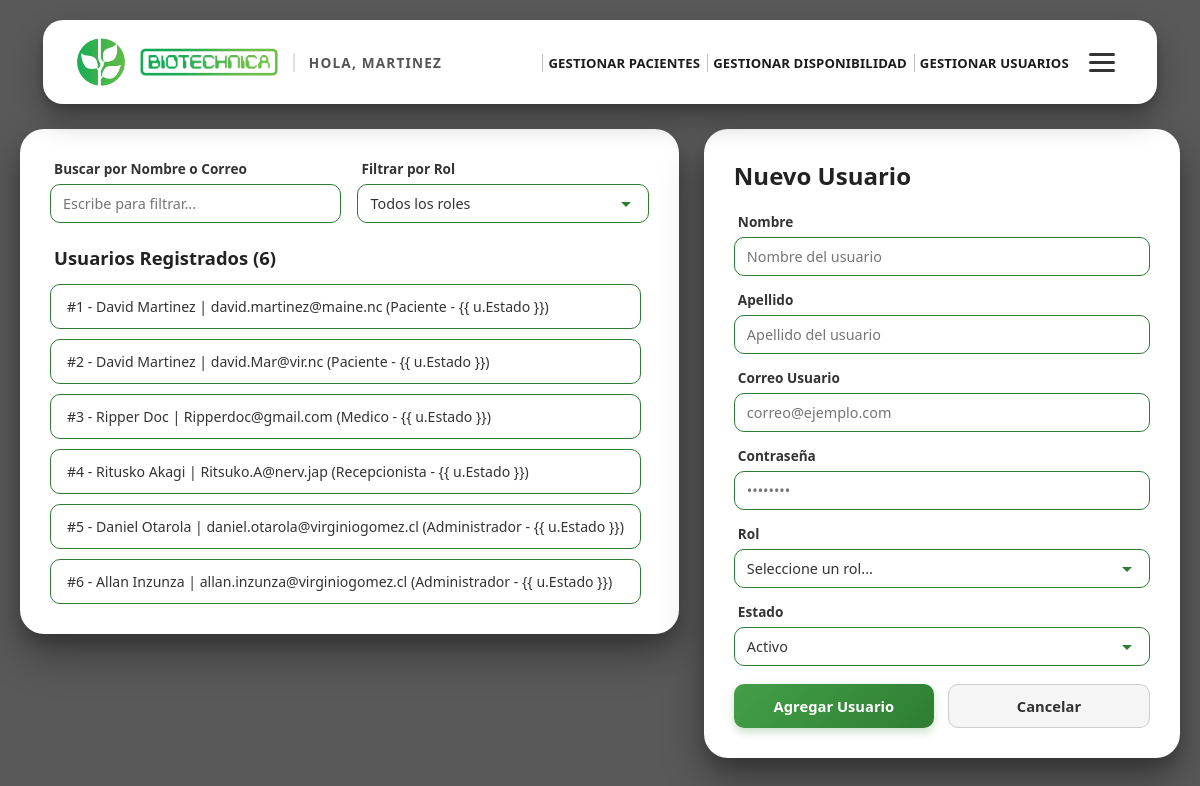
Screenshot of /GestionarUsuario (signed in) with the database file from the repository.
### AppAdAtM/models.py (models this page shows, shortened)
class Usuario(models.Model):
    ID_Usuario = models.AutoField(primary_key=True)
    Nombre = models.CharField(max_length=20)
    Apellido = models.CharField(max_length=20)
    Correo_Usuario = models.CharField(max_length=50, unique=True)
    Contraseña = models.CharField(max_length=128)
    Estado = models.CharField(max_length=10, default='Activo')
    Rol = models.ForeignKey(Rol, on_delete=models.RESTRICT, db_column='Rol')
    class Meta:
        db_table = 'Usuario'

class Rol(models.Model):
    ID_Rol = models.AutoField(primary_key=True)
    Nombre_Rol = models.TextField()
    class Meta:
        db_table = 'Rol'

### AppAdAtM/views.py (the view, shortened to what this page needs)
# urls.py: path('GestionarUsuario', views.gestionusuarios, name='gestionar_usuarios'),
@never_cache
@sesion_requerida
def gestionusuarios(request):
    usuario_id = request.session.get('usuario_id')
    rol_id = request.session.get('usuario_rol')
    if not usuario_id:
        messages.error(request, 'Debes iniciar sesión para acceder.')
        return redirect('inicio_sesion')
    usuario_actual = Usuario.objects.select_related('Rol').filter(ID_Usuario=usuario_id).first()
    if not usuario_actual:
        request.session.flush()
        return redirect('inicio_sesion')
    es_admin = (rol_id == 1)
    usuarios = Usuario.objects.select_related('Rol').all().order_by('ID_Usuario') if es_admin else []
    roles = Rol.objects.all().order_by('ID_Rol') if es_admin else []
    return render(request, 'GestionDeUsuarios.html', {  # <-- Verifica el nombre exacto de tu HTML
        'es_admin': es_admin,
        'usuario': usuario_actual,
        'usuarios': usuarios,
        'roles': roles,
    })

### AppAdAtM/views.py (called while the page is built)
def sesion_requerida(view_func):
    @wraps(view_func)
    @never_cache
    def _wrapped_view(request, *args, **kwargs):
        if not request.session.get('usuario_id'):
            return redirect('inicio_sesion')
        return view_func(request, *args, **kwargs)
    return _wrapped_view

### AppAdAtM/templates/GestionDeUsuarios.html (shortened to what this page needs)
{% load static %}
<!DOCTYPE html>
<html lang="es">
<head>
  <link rel="stylesheet" href="{% static 'AppAdAtM/css/Common.css' %}">
</head>
<body>
  <header>
    <nav class="navbar">
      <div class="brand-section">
        <img src="{% static 'AppAdAtM/Imagenes/tu-logo-isotipo.png' %}" alt="Logo" class="nav-logo">
        <img src="{% static 'AppAdAtM/Imagenes/tu-sublogo-texto.png' %}" alt="Biotechnica" class="nav-sublogo">
        <span class="nav-slogan">
          {% if request.session.usuario_nombre %}
          Hola, {{ request.session.usuario_nombre }}
          {% else %}
          Biotechnica
          {% endif %}
        </span>
      </div>
      <button class="nav-toggle" id="navToggle" type="button" aria-label="Abrir menú" aria-expanded="false" aria-controls="navbar-content">
        <span></span>
        <span></span>
        <span></span>
      </button>
      <div class="navbar-content" id="navbar-content">
        <ul class="nav-ul">
          {% with rol=request.session.usuario_rol %}
          {% if rol == 1 %}
          <li class="nav-primary"><a href="{% url 'gestionar_pacientes' %}" class="nav-text">Gestionar Pacientes</a></li>
          <li class="nav-primary"><a href="{% url 'gestionar_disponibilidad' %}" class="nav-text">Gestionar Disponibilidad</a></li>
          {% elif rol == 4 %}
          <li class="nav-primary"><a href="{% url 'registrar_atencion' %}" class="nav-text">Agendar Atención</a></li>
          {% endif %}
          {% if rol %}
          <li class="nav-primary">
            <a href="{% url 'gestionar_usuarios' %}" class="nav-text">
              {% if rol == 1 %}Gestionar Usuarios{% else %}Mi Cuenta{% endif %}
            </a>
          </li>
          {% endif %}
          {% endwith %}
        </ul>
      </div>
    </nav>
  </header>
  <main class="dashboard-container">
    {% if es_admin %}
    <section class="card left-panel">
      <div class="filters-row">
        <div class="filter-item">
          <label for="filtro-nombre">Buscar por Nombre o Correo</label>
          <input type="text" id="filtro-nombre" placeholder="Escribe para filtrar...">
        </div>
        <div class="filter-item">
          <label for="filtro-rol">Filtrar por Rol</label>
          <select id="filtro-rol">
            <option value="">Todos los roles</option>
          </select>
        </div>
      </div>
      <h2 class="section-title">Usuarios Registrados ({{ usuarios|length }})</h2>
      <div class="user-list" id="lista-usuarios">
        {% for u in usuarios %}
        <div class="user-item" data-id="{{ u.ID_Usuario }}" data-nombre="{{ u.Nombre }}"
          data-apellido="{{ u.Apellido }}" data-correo="{{ u.Correo_Usuario }}" data-rol="{{ u.Rol.ID_Rol }}"
          data-estado="{{ u.Estado }}">
          #{{ u.ID_Usuario }} - {{ u.Nombre }} {{ u.Apellido }} | {{ u.Correo_Usuario }} ({{ u.Rol.Nombre_Rol }} - {{
          u.Estado }})
        </div>
        {% empty %}
        <p style="color:#666; font-size:0.9rem; padding:10px;">No hay usuarios registrados todavía.</p>
        {% endfor %}
      </div>
    </section>
    <section class="card right-panel">
      <h1 class="panel-header-title" id="titulo-formulario">Nuevo Usuario</h1>
      <form method="POST" action="">
        <div class="form-group">
          <label for="nombre">Nombre</label>
          <input type="text" id="nombre" name="nombre" placeholder="Nombre del usuario" required>
        </div>
        <div class="form-group">
          <label for="apellido">Apellido</label>
          <input type="text" id="apellido" name="apellido" placeholder="Apellido del usuario" required>
        </div>
        <div class="form-group">
          <label for="correo">Correo Usuario</label>
          <input type="email" id="correo" name="correo" placeholder="correo@ejemplo.com" required>
        </div>
        <div class="form-group">
          <label for="password">Contraseña </label>
          <input type="password" id="password" name="password" placeholder="••••••••" required>
        </div>
        <div class="form-group">
          <label for="rol">Rol</label>
          <select id="rol" name="rol" required>
            <option value="" disabled selected>Seleccione un rol...</option>
          </select>
        </div>
        <div class="form-group">
          <label for="estado">Estado</label>
          <select id="estado" name="estado" required>
            <option value="Activo" selected>Activo</option>
          </select>
        </div>
        <div class="form-buttons">
          <button type="submit" class="btn btn-submit" id="btn-guardar">Agregar Usuario</button>
          <button type="button" class="btn btn-cancel" id="btn-cancelar">Cancelar</button>
        </div>
      </form>
    </section>
    {% endif %}
  </main>
</body>
</html>

### AppAdAtM/static/AppAdAtM/css/Common.css (style rules this page uses)
* { box-sizing: border-box; margin: 0; padding: 0; font-family: 'Segoe UI', Tahoma, Geneva, Verdana, sans-serif; }
body { min-height: 100vh; display: flex; flex-direction: column; background: linear-gradient(rgba(0, 0, 0, 0.65), rgba(0, 0, 0, 0.65)), url('https://images.unsplash.com/photo-1518531933037-91b2f5f229cc?auto=format&fit=crop&w=1920&q=80') center/cover no-repeat fixed; padding: 20px; }
.navbar { background-color: #ffffff; border-radius: 20px; padding: 18px 34px; min-height: 82px; display: flex; align-items: center; justify-content: space-between; flex-wrap: wrap; gap: 16px 24px; box-shadow: 0 15px 30px rgba(0, 0, 0, 0.3), 0 5px 10px rgba(0, 0, 0, 0.15); margin: 0 auto 25px auto; width: 96%; max-width: 1420px; }
.brand-section { display: flex; align-items: center; gap: 15px; flex-shrink: 0; min-width: 0; }
.nav-logo { width: 48px; height: 48px; object-fit: contain; }
.nav-sublogo { height: 28px; width: auto; object-fit: contain; }
.nav-slogan { font-size: 0.85rem; font-weight: 700; letter-spacing: 1.2px; color: #555555; text-transform: uppercase; border-left: 2px solid #e0e0e0; padding-left: 14px; max-width: clamp(110px, 18vw, 250px); overflow: hidden; text-overflow: ellipsis; white-space: nowrap; }
.navbar-content { flex: 1; min-width: 260px; display: flex; align-items: center; justify-content: flex-end; flex-wrap: wrap; gap: 12px 18px; }
.navbar-content a { text-decoration: none; white-space: nowrap; }
.nav-toggle { display: none; flex-direction: column; justify-content: center; gap: 5px; background: transparent; border: none; cursor: pointer; padding: 8px; }
.navbar.navbar-partial { position: relative; flex-wrap: nowrap; gap: 12px; }
.navbar.navbar-partial .brand-section { order: 1; flex-shrink: 1; }
.navbar.navbar-partial .navbar-content { order: 2; flex: 1 1 auto; min-width: 0; margin-left: 0; }
.navbar.navbar-partial .nav-toggle { display: flex; order: 3; margin-left: 0; flex-shrink: 0; }
.navbar.navbar-partial .nav-ul { width: 100%; flex-wrap: nowrap; justify-content: flex-end; }
.navbar.navbar-partial .nav-ul li { flex-shrink: 0; }
.nav-toggle span { display: block; width: 26px; height: 3px; background-color: #333333; border-radius: 3px; transition: transform 0.25s ease, opacity 0.25s ease; }
.dashboard-container { display: flex; gap: 25px; width: 100%; margin: 0 auto; flex: 1; align-items: flex-start; }
.card { background-color: #ffffff; border-radius: 24px; border: none; box-shadow: 0 20px 40px rgba(0, 0, 0, 0.35), 0 10px 15px rgba(0, 0, 0, 0.15); padding: 30px; }
select { cursor: pointer; appearance: none; -webkit-appearance: none; background-repeat: no-repeat; background-position: right 10px center; padding-right: 35px; }
.btn-submit { background: linear-gradient(135deg, #43a047, #2e7d32); color: #ffffff; border: none; box-shadow: 0 4px 10px rgba(46, 125, 50, 0.25); }
.btn-cancel { background-color: #f5f5f5; color: #333333; border: 1.5px solid #cccccc; }
.nav-text { font-size: 0.82rem; font-weight: 800; letter-spacing: 0.15px; color: #1b1b1b; text-transform: uppercase; border-left: 1.5px solid #bdbdbd; padding-left: 5px; white-space: nowrap; transition: color 0.2s ease; }
.nav-ul { display: flex; align-items: center; justify-content: flex-end; flex-wrap: wrap; gap: 7px; width: 100%; list-style: none; margin: 0; padding: 0; }
.nav-ul li { max-width: 100%; }

### rows the page displays
Usuario: ID_Usuario "1", Nombre "David", Apellido "Martinez", Correo_Usuario "david.martinez@maine.nc", Rol.Nombre_Rol "Paciente"
Usuario: ID_Usuario "2", Nombre "David", Apellido "Martinez", Correo_Usuario "david.Mar@vir.nc", Rol.Nombre_Rol "Paciente"
Usuario: ID_Usuario "3", Nombre "Ripper", Apellido "Doc", Correo_Usuario "Ripperdoc@gmail.com", Rol.Nombre_Rol "Medico"
Usuario: ID_Usuario "4", Nombre "Ritusko", Apellido "Akagi", Correo_Usuario "Ritsuko.A@nerv.jap", Rol.Nombre_Rol "Recepcionista"
Usuario: ID_Usuario "5", Nombre "Daniel", Apellido "Otarola", Correo_Usuario "daniel.otarola@virginiogomez.cl", Rol.Nombre_Rol "Administrador"
Usuario: ID_Usuario "6", Nombre "Allan", Apellido "Inzunza", Correo_Usuario "allan.inzunza@virginiogomez.cl", Rol.Nombre_Rol "Administrador"

### other values shown
{{ request.session.usuario_nombre }} "MARTINEZ"
{{ usuarios|length }} "6"
